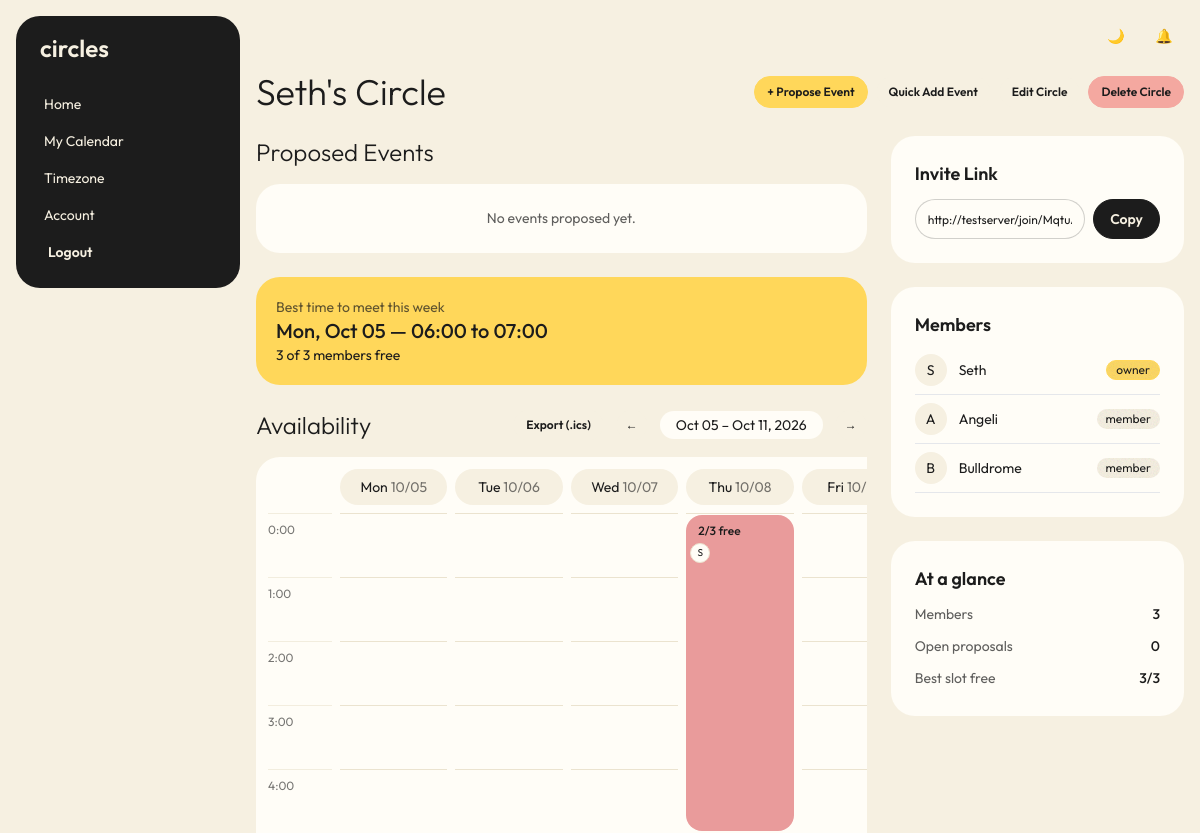
/circles/4/ (signed in, upper part), run on an earlier commit of the app's database.
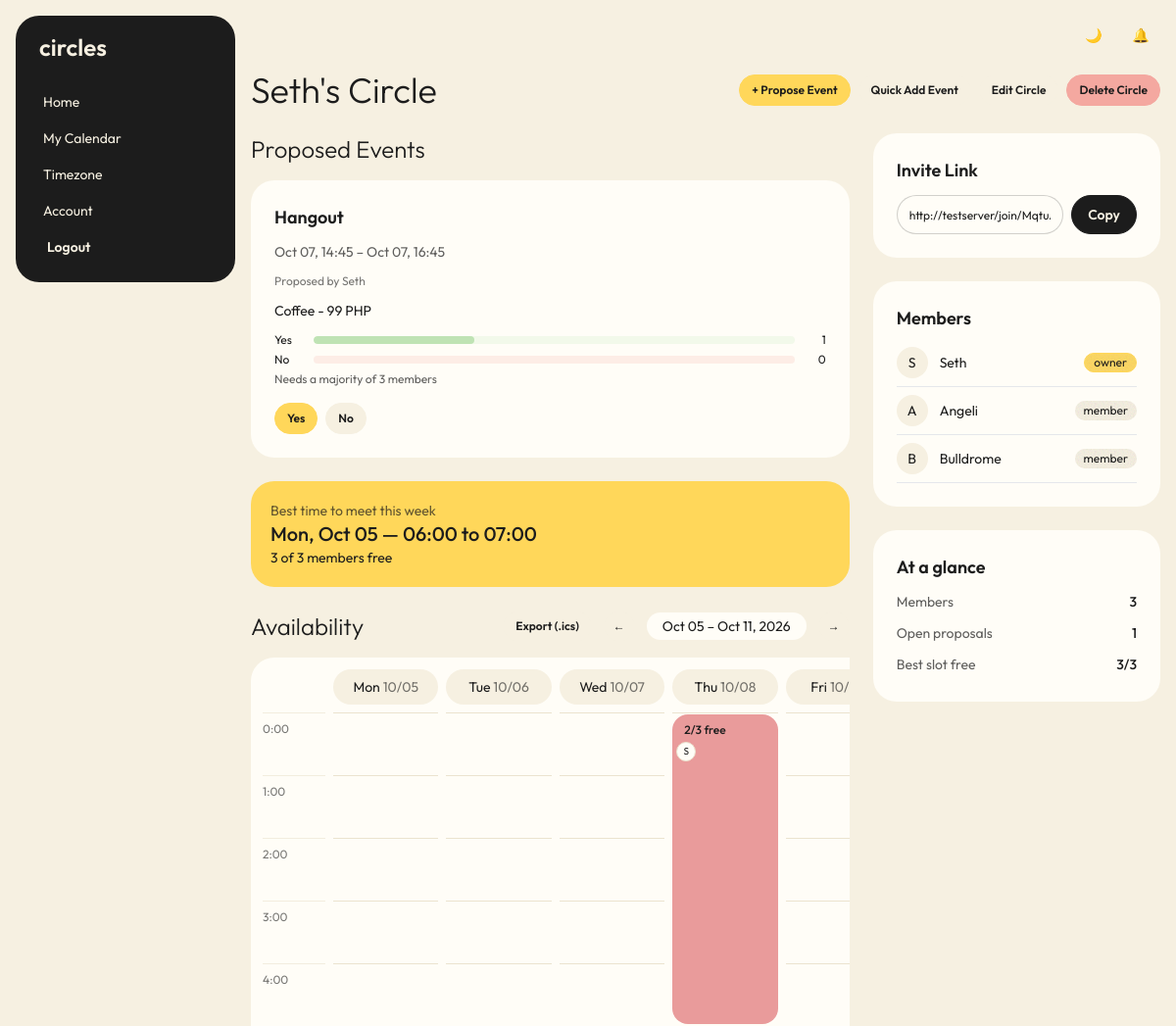
And on a later commit of the database.
### CirclesApp/models.py (models this page shows, shortened)
class Membership(models.Model):
    user = models.ForeignKey(User, on_delete=models.CASCADE)
    circle = models.ForeignKey(Circle, on_delete=models.CASCADE, related_name = "memberships")
    role = models.CharField(max_length=10, default="member")
    class Meta:
        unique_together =("user", "circle")

class Circle(models.Model):
    circle_name = models.CharField(max_length=32)
    creation_date = models.DateTimeField(auto_now_add=True)
    invite_code = models.CharField(max_length=12, unique=True, default=create_code)
    circle_tag = models.CharField(max_length=64)

class Event(models.Model):
    STATUS_CHOICES = [
        ('personal', 'Personal'),
        ('pending', 'Pending'),
        ('approved', 'Approved'),
    ]
    user = models.ForeignKey(User, on_delete=models.CASCADE, null=True, blank=True)
    circle = models.ForeignKey(
        Circle, on_delete=models.CASCADE, null=True, blank=True, related_name='circle_events'
    )
    proposed_by = models.ForeignKey(
        User, on_delete=models.SET_NULL, null=True, blank=True, related_name='proposed_events'
    )
    status = models.CharField(max_length=10, choices=STATUS_CHOICES, default='personal')
    proposed_at = models.DateTimeField(null=True, blank=True, auto_now_add=True)
    start_time = models.DateTimeField()
    end_time = models.DateTimeField()
    event_name = models.CharField(max_length=32)
    event_description = models.TextField()
    def yes_votes(self):
        return self.votes.filter(choice='yes').count()
    def no_votes(self):
        return self.votes.filter(choice='no').count()
    def total_members(self):
        return self.circle.memberships.count() if self.circle else 0

### CirclesApp/views.py (the view)
# urls.py: path('circles/<int:circle_id>/', views.circle_detail_view, name='circle_detail'),
@login_required
def circle_detail_view(request, circle_id):
    circle = get_object_or_404(Circle, id=circle_id)
    is_member = Membership.objects.filter(user=request.user, circle=circle).exists()
    if not is_member:
        raise Http404
    memberships = circle.memberships.all()
    monday = get_week_monday(request)
    days = [monday + timedelta(days=i) for i in range(7)]
    member_ids = Membership.objects.filter(circle=circle).values_list('user_id', flat=True)
    total_members = member_ids.count()
    members_info = {}
    for u in User.objects.filter(id__in=member_ids).select_related('profile'):
        prof = getattr(u, 'profile', None)
        members_info[u.id] = {
            'username': u.username,
            'avatar': prof.avatar.url if prof and prof.avatar else '',
        }
    week_start = timezone.make_aware(datetime.combine(days[0], time.min))
    week_end = timezone.make_aware(datetime.combine(days[-1], time.max))
    events = Event.objects.filter(
        user_id__in=member_ids,
        start_time__lt=week_end,
        end_time__gt=week_start,
    )
    grid = []
    for hour in HOURS:
        cells = []
        for day in days:
            cell_start = timezone.make_aware(datetime.combine(day, time(hour=hour)))
            cell_end = cell_start + timedelta(hours=1)
            busy_users = set()
            labels = set()
            for e in events:
                if e.start_time < cell_end and cell_start < e.end_time:
                    busy_users.add(e.user_id)
                    if e.status == 'approved' and e.circle_id == circle.id:
                        labels.add(e.event_name)
            free = total_members - len(busy_users)
            ratio = free / total_members if total_members else 0
            cells.append({
                'free': free, 'total': total_members, 'ratio': ratio,
                'labels': labels, 'start': cell_start, 'end': cell_end,
                'busy': sorted(busy_users),
            })
        grid.append({'hour': hour, 'cells': cells})
    SLEEP_HOURS = set(range(22, 24)) | set(range(0, 6))  # 10PM–6AM
    SLEEP_PENALTY = 2  # ranking-only: treat a sleep-hour slot as if this many fewer people were free
    best_slot = None
    best_score = None
    if total_members > 1:
        for row in grid:
            penalty = SLEEP_PENALTY if row['hour'] in SLEEP_HOURS else 0
            for cell in row['cells']:
                score = cell['free'] - penalty
                if best_score is None or score > best_score:
                    best_score = score
                    best_slot = cell
    proposals = Event.objects.filter(circle=circle, status='pending').order_by('-proposed_at')
    user_votes = {
        v.event_id: v.choice
        for v in ProposalVote.objects.filter(user=request.user, event__circle=circle)
    }
    return render(request, 'circles_app/circle_detail.html', {
        'circle': circle,
        'memberships': memberships,
        'days': days,
        'grid': grid,
        'prev_week': monday - timedelta(days=7),
        'next_week': monday + timedelta(days=7),
        'proposals': proposals,
        'user_votes': user_votes,
        'best_slot': best_slot,
        'members_info': members_info,
    })

### CirclesApp/templates/circles_app/circle_detail.html (shortened to what the changed rows need)
{% extends 'base.html' %}
{% load circle_extras %}
{% block content %}
<div style="display: flex; flex-wrap: wrap; align-items: center; gap: 0.75rem;">
    <h1 class="text-4xl font-light" style="flex: 1 1 0%; min-width: 0;">{{ circle.circle_name }}</h1>
    <div style="display: flex; flex-wrap: wrap; align-items: center; gap: 0.5rem;">
        <a href="{% url 'propose_event' circle.id %}" class="btn btn-primary btn-sm">+ Propose Event</a>
        {% for i in memberships %}
            {% if i.user == request.user and i.role == 'owner' %}
                <a href="{% url 'quick_approve' circle.id %}" class="btn btn-sm">Quick Add Event</a>
                <a href="{% url 'edit_circle' circle.id %}" class="btn btn-sm">Edit Circle</a>
                <a href="{% url 'delete_circle' circle.id %}" class="btn btn-sm btn-error">Delete Circle</a>
            {% elif i.user == request.user %}
                <a href="{% url 'leave_circle' circle.id %}" class="btn btn-sm btn-error">Leave Circle</a>
            {% endif %}
        {% endfor %}
    </div>
</div>
<div style="display: grid; grid-template-columns: repeat(12, 1fr); gap: 1.5rem; margin-top: 1.5rem;">
    <div style="grid-column: span 12 / span 12; min-width: 0; display: flex; flex-direction: column; gap: 1.5rem;" class="lg:!col-span-8">
        <section>
            <h2 class="text-2xl font-light" style="margin-bottom: 1rem;">Proposed Events</h2>
            <div style="display: grid; gap: 1rem; grid-template-columns: repeat(auto-fit, minmax(280px, 1fr));">
                {% for proposal in proposals %}
                <div class="card bg-base-100">
                    <div class="card-body" style="gap: 0.75rem;">
                        <div style="display: flex; align-items: flex-start; justify-content: space-between; gap: 0.5rem;">
                            <h3 class="card-title">{{ proposal.event_name }}</h3>
                        </div>
                        <p class="text-sm opacity-70">
                            {{ proposal.start_time|date:"M d, H:i" }} – {{ proposal.end_time|date:"M d, H:i" }}
                        </p>
                        {% if proposal.proposed_by %}
                        <p class="text-xs opacity-60">Proposed by {{ proposal.proposed_by.username }}</p>
                        {% endif %}
                        {% if proposal.event_description %}<p class="text-sm">{{ proposal.event_description }}</p>{% endif %}
                        <div style="display: flex; flex-direction: column; gap: 0.25rem;">
                            <div style="display: flex; align-items: center; gap: 0.5rem;" class="text-xs">
                                <span style="width: 2rem;">Yes</span>
                                <progress class="progress progress-success" style="flex: 1 1 0%;" value="{{ proposal.yes_votes }}" max="{{ proposal.total_members }}"></progress>
                                <span style="width: 1.5rem; text-align: right;">{{ proposal.yes_votes }}</span>
                            </div>
                            <div style="display: flex; align-items: center; gap: 0.5rem;" class="text-xs">
                                <span style="width: 2rem;">No</span>
                                <progress class="progress progress-error" style="flex: 1 1 0%;" value="{{ proposal.no_votes }}" max="{{ proposal.total_members }}"></progress>
                                <span style="width: 1.5rem; text-align: right;">{{ proposal.no_votes }}</span>
                            </div>
                            <p class="text-xs opacity-70">Needs a majority of {{ proposal.total_members }} members</p>
                        </div>
                        <form method="POST" action="{% url 'vote_proposal' proposal.id %}" class="card-actions" style="margin-top: 0.25rem;">
                            <button type="submit" name="choice" value="yes"
                                    class="btn btn-sm {% if user_votes|get_item:proposal.id == 'yes' %}btn-primary{% endif %}">Yes</button>
                            <button type="submit" name="choice" value="no"
                                    class="btn btn-sm {% if user_votes|get_item:proposal.id == 'no' %}btn-error{% endif %}">No</button>
                        </form>
                    </div>
                </div>
                {% empty %}
                <div class="card bg-base-100">
                    <div class="card-body items-center text-center">
                        <p class="opacity-70">No events proposed yet.</p>
                    </div>
                </div>
                {% endfor %}
            </div>
        </section>
        <section>
            <div style="display: flex; flex-wrap: wrap; align-items: center; gap: 0.75rem; margin-bottom: 1rem;">
                <h2 class="text-2xl font-light" style="flex: 1 1 0%;">Availability</h2>
            </div>
            <div style="overflow-x: auto;">
              <div class="rounded-3xl bg-base-100" style="min-width: 56rem; padding: 0.75rem;">
                <div style="display: grid; grid-template-columns: 4rem repeat(7, minmax(0, 1fr)); gap: 0.5rem; padding-bottom: 0.5rem;">
                    <div></div>
                    {% for day in days %}
                    <div class="rounded-full text-center py-2 text-sm bg-base-200">
                        {{ day|date:"D" }} <span class="opacity-60">{{ day|date:"m/d" }}</span>
                    </div>
                    {% endfor %}
                </div>
                <div style="display: grid; grid-template-columns: 4rem repeat(7, minmax(0, 1fr)); gap: 0.5rem;">
                    <div>
                        {% for row in grid %}
                        <div class="h-16 border-t border-base-300 text-xs opacity-60" style="padding-top: 0.5rem;">{{ row.hour }}:00</div>
                        {% endfor %}
                    </div>
                    {% for day in days %}
                    {% with i=forloop.counter0 %}
                    <div class="relative">
                        {% for cell in grid|column:i %}
                        <a href="{% url 'time_block_detail' circle.id %}?start={{ cell.start|date:'Y-m-d\TH:i' }}&end={{ cell.end|date:'Y-m-d\TH:i' }}"
                           class="block h-16 border-t border-base-300 hover:bg-base-200 transition"></a>
                        {% endfor %}
                        {% for b in grid|busy_blocks:i %}
                        <a href="{% url 'time_block_detail' circle.id %}?start={{ b.start|date:'Y-m-d\TH:i' }}&end={{ b.end|date:'Y-m-d\TH:i' }}"
                           class="absolute inset-x-0 z-10 overflow-hidden rounded-2xl px-3 py-2 text-xs hover:ring-2 hover:ring-neutral transition"
                           style="top: calc({{ b.hour }} * 4rem + 2px);
                                  height: calc({{ b.span }} * 4rem - 4px);
                                  background: {{ b.color }};
                                  color: {{ b.text }};">
                            <p class="font-medium">{{ b.free }}/{{ b.total }} free</p>
                            <div style="display: flex; margin-top: 0.25rem;">
                                {% for uid in b.busy %}
                                {% with u=members_info|get_item:uid %}
                                {% if u.avatar %}
                                <img src="{{ u.avatar }}" alt="{{ u.username }}" title="{{ u.username }}"
                                     class="w-5 h-5 rounded-full object-cover border border-base-100" style="margin-left: -0.5rem;">
                                {% else %}
                                <span title="{{ u.username }}"
                                      class="w-5 h-5 rounded-full bg-base-100 text-base-content text-[10px] flex items-center justify-center border border-base-300" style="margin-left: -0.5rem;">{{ u.username|slice:":1"|upper }}</span>
                                {% endif %}
                                {% endwith %}
                                {% endfor %}
                            </div>
                        </a>
                        {% endfor %}
                    </div>
                    {% endwith %}
                    {% endfor %}
                </div>
              </div>
            </div>
        </section>
    </div>
    <aside style="grid-column: span 12 / span 12; min-width: 0; display: flex; flex-direction: column; gap: 1.5rem;" class="lg:!col-span-4">
        <div class="card bg-base-100">
            <div class="card-body" style="gap: 0.75rem;">
                <h2 class="card-title">Invite Link</h2>
            </div>
        </div>
        <div class="card bg-base-100">
            <div class="card-body" style="gap: 0.5rem;">
                <h2 class="card-title">Members</h2>
                <div style="display: flex; flex-direction: column;">
                    {% for i in memberships %}
                    <div style="display: flex; align-items: center; justify-content: space-between; padding-top: 0.5rem; padding-bottom: 0.5rem; border-bottom: 1px solid var(--fallback-b2, #e5e7eb);">
                        <div style="display: flex; align-items: center; gap: 0.75rem; min-width: 0;">
                            {% if i.user.profile.avatar %}
                            <img src="{{ i.user.profile.avatar.url }}" alt="{{ i.user.username }}"
                                 class="w-8 h-8 rounded-full object-cover" style="flex-shrink: 0;">
                            {% else %}
                            <span class="w-8 h-8 rounded-full bg-base-200 text-sm flex items-center justify-center" style="flex-shrink: 0;">{{ i.user.username|slice:":1"|upper }}</span>
                            {% endif %}
                            <span class="text-sm truncate">{{ i.user.username }}</span>
                        </div>
                        {% if i.role == 'owner' %}
                        <span class="badge badge-primary badge-sm" style="flex-shrink: 0;">owner</span>
                        {% else %}
                        <span class="badge badge-sm bg-base-200 border-0" style="flex-shrink: 0;">{{ i.role }}</span>
                        {% endif %}
                    </div>
                    {% endfor %}
                </div>
            </div>
        </div>
        <div class="card bg-base-100">
            <div class="card-body" style="gap: 0.25rem;">
                <h2 class="card-title" style="margin-bottom: 0.25rem;">At a glance</h2>
                <div style="display: flex; justify-between; justify-content: space-between; align-items: center; padding-top: 0.25rem; padding-bottom: 0.25rem;" class="text-sm">
                    <span class="opacity-70">Open proposals</span>
                    <span class="font-medium">{{ proposals|length }}</span>
                </div>
            </div>
        </div>
    </aside>
</div>
{% endblock %}

What changed in the data, as far as the page shows it:
added Event: event_name "Hangout", start_time "Oct 07, 14:45", end_time "Oct 07, 16:45", proposed_by.username "Seth", event_description "Coffee - 99 PHP", yes_votes "1", no_votes "0", total_members "3"
Also different on the page:
{{ proposals|length }}: "0" → "1"
text no longer shown: "No events proposed yet."
